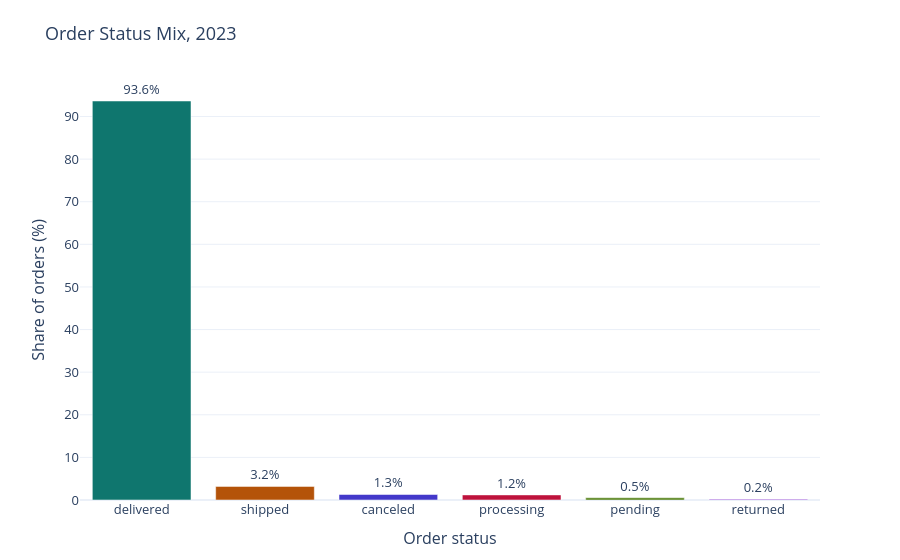

The notebook cell this image was saved under:
### Markdown cell above
#### Order status mix

Share of all orders placed in the period by status. This uses orders of every status, not only the status selected for sales metrics.

### Code cell
status_mix = bm.order_status_mix(current_orders)
plot_status_mix(status_mix, current_label).show()
status_mix.map(lambda v: f'{v * 100:.2f}%').to_frame()

### Figure 1 — Plotly figure (JSON) as saved in the notebook; plotly's stock layout.template omitted (floating-point values rounded to 4 significant figures)
{"data": [{"marker": {"color": ["#0F766E", "#B45309", "#4338CA", "#BE123C", "#4D7C0F", "#7E22CE"]}, "text": ["93.6%", "3.2%", "1.3%", "1.2%", "0.5%", "0.2%"], "textposition": "outside", "type": "bar", "x": ["delivered", "shipped", "canceled", "processing", "pending", "returned"], "y": [93.64, 3.192, 1.293, 1.192, 0.5051, 0.1818]}], "layout": {"font": {"size": 13}, "margin": {"b": 60, "t": 80}, "title": {"text": "Order Status Mix, 2023"}, "xaxis": {"title": {"text": "Order status"}}, "yaxis": {"title": {"text": "Share of orders (%)"}}}}
